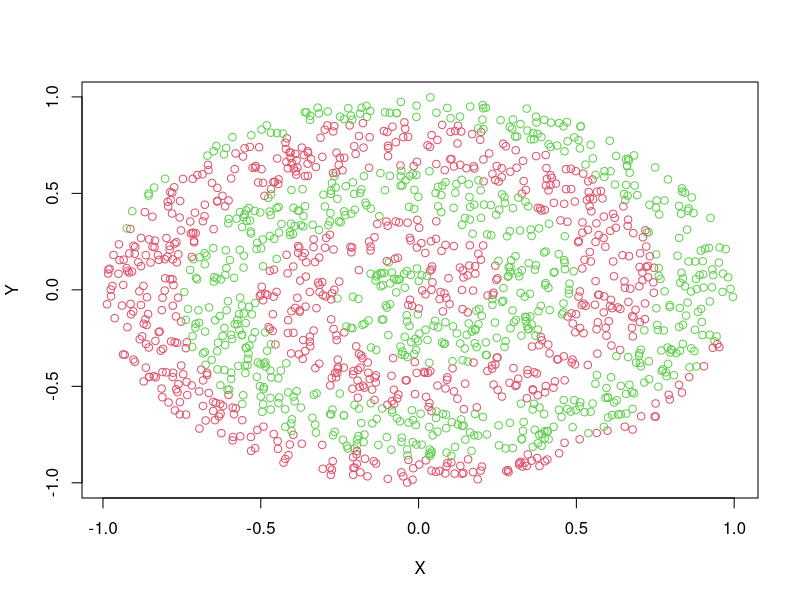

The R source for this figure:
#Vector es el tipo básico de R
a <- 1
is.vector(a)
is.vector(4)

#R tiene tipado dinámico
v <- c(TRUE, TRUE, FALSE)
class(v)
v <- c(v, 0)
v
class(v)
v <- c(v, "probabilidad")
class(v)
v

#agregar sample

#Operaciones
v1 <- c(1,2,3,4)
v1 / 3
3 / v1
v2 <- c(2,3)
v1 * v2

#Listar los objetos
ls()

#Leo los datos

#Con setwd puede fijar el directorio de trabajo para evitar escribir la ruta todas las veces
#setwd("/home/")
datos <- read.csv('espirales.data',sep=",")

#Nos dice cosas útiles sobre los datos recién leídos
summary(datos)

#Leo los datos con header = FALSE
datos <- read.csv('espirales.data',header = FALSE,sep=",")

#Nos dice cosas útiles sobre los datos recién leídos
summary(datos)

nombres <- c("X", "Y", "CLASE")

#Leo los datos nombrando las variables
datos <- read.csv('espirales.data',col.names = nombres,header = FALSE,sep=",")

#Nos dice cosas útiles sobre los datos recién leídos
summary(datos)
class(datos)
dim(datos)

#Selecciono algunas filas y columnas
d <- datos[1:10,1:3]
dim(d)
#Selecciono una variable por su nombre
d$CLASE
#Selecciono una columna por su número de columna
d[,3]
#Filtrar según las clases
a <- d[d[,3]==1,]
#invertir matriz
a^-1
#trasponer
t(a)


#graficar. Grafico las primeras dos variables en el plano. La tercera variable la utilizo para definir el color
plot(datos[,-3],col=datos[,3]+2)

#Definir alguna función
funcion1 <- function(a){
  #seq(from=, to=, by=)
  v0 <- seq(from=0,to=a,by=2)
  #rep
  v1 <- rep(v0, 3)
  return (v1)
}

v1 <- c(1,2,3,4)
# mean es la función que calcula el promedio
mean(v1)
#Utilizar apply
v2 <- c(v1,v1)
dim(v2) <- c(2,4)
v2
#Calcular el promedio de cada columna
apply(X=v2, FUN=function(x) mean(x), MARGIN =2)
#Calcular el promedio de cada fila
apply(X=v2, FUN=function(x) mean(x), MARGIN =1)

#Calcular el producto de cada columna
apply(X=v2, FUN=prod, MARGIN =2)
#Calcular el producto de cada fila
apply(X=v2, FUN=prod, MARGIN =1)
